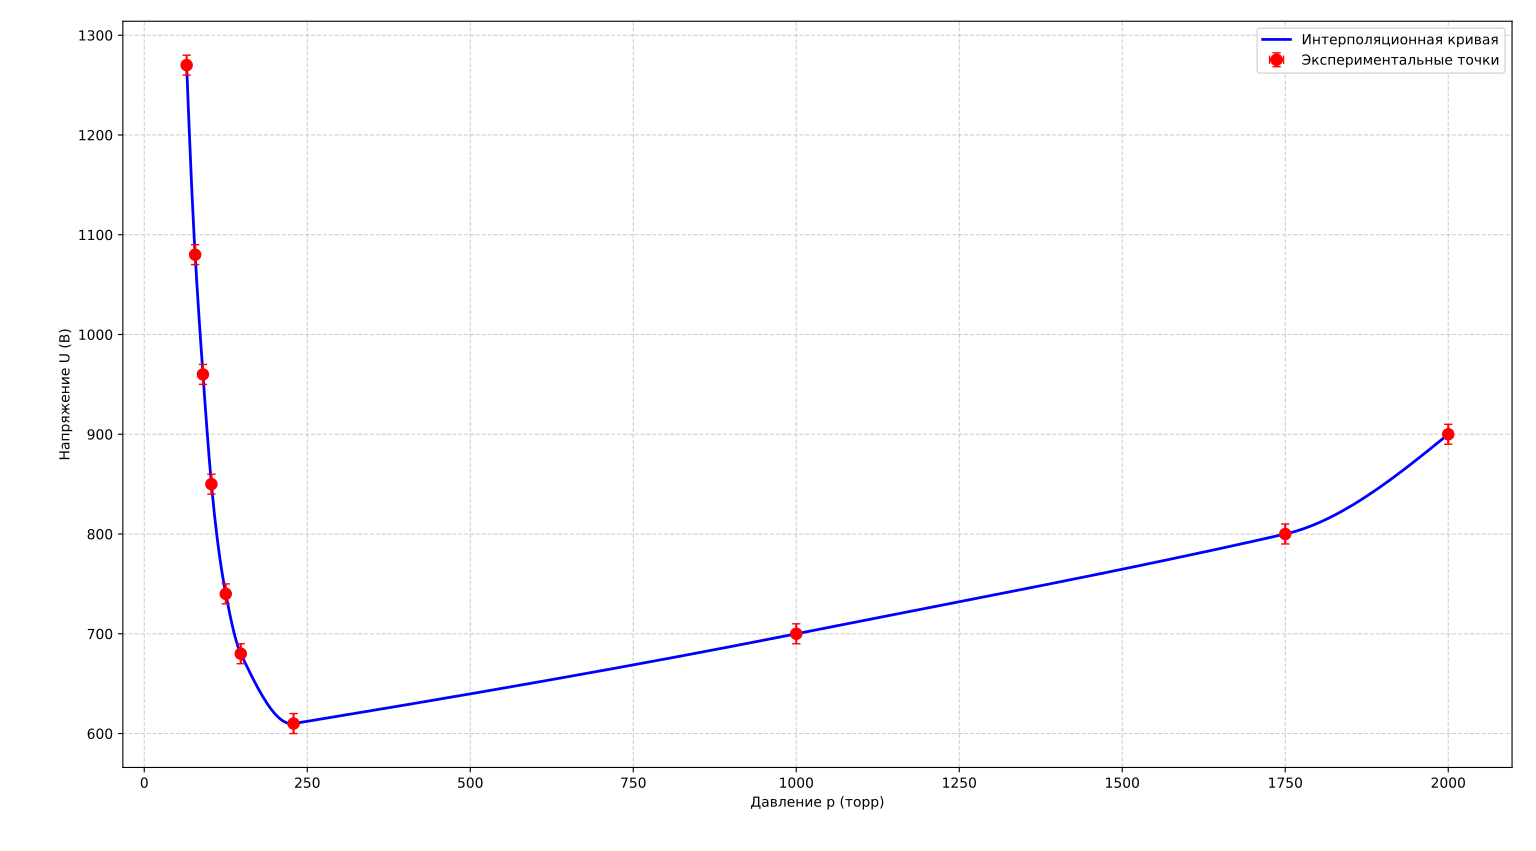

Reproduce this figure in Python.
import numpy as np
import matplotlib.pyplot as plt
from scipy.interpolate import Akima1DInterpolator

# Исходные данные (давление в торр, напряжение в единицах 10^-2 кВ)
p = np.array([2000, 1750, 1000, 229, 148, 125, 103, 90, 78, 65])
U = np.array([90, 80, 70, 61, 68, 74, 85, 96, 108, 127])

# Перевод напряжения в вольты
U_V = U * 10

# Погрешности: половина последнего разряда
dp = np.full_like(p, 1, dtype=int)                 # для давления, торр
dU = np.full_like(U, 1 * 10, dtype=int)            # для напряжения, В (0.5 * 10 = 5 В)

# Сортировка по возрастанию давления (для интерполяции)
idx = np.argsort(p)
p_sorted = p[idx]
U_sorted = U_V[idx]
dp_sorted = dp[idx]
dU_sorted = dU[idx]

# Интерполяция Акима
akima = Akima1DInterpolator(p_sorted, U_sorted)

# Плотная сетка для гладкой кривой
p_dense = np.linspace(p_sorted.min(), p_sorted.max(), 500)
U_dense = akima(p_dense)

# Построение графика
plt.figure(figsize=(10, 6))

# Интерполяционная кривая
plt.plot(p_dense, U_dense, 'b-', linewidth=2, label='Интерполяционная кривая')

# Экспериментальные точки с погрешностями
plt.errorbar(p_sorted, U_sorted, 
             xerr=dp_sorted, yerr=dU_sorted, 
             fmt='ro', markersize=8, capsize=3,
             label='Экспериментальные точки')

# Подписи и сетка
plt.xlabel('Давление p (торр)')
plt.ylabel('Напряжение U (В)')
plt.grid(True, linestyle='--', alpha=0.6)
plt.legend()
plt.tight_layout()
plt.show()
